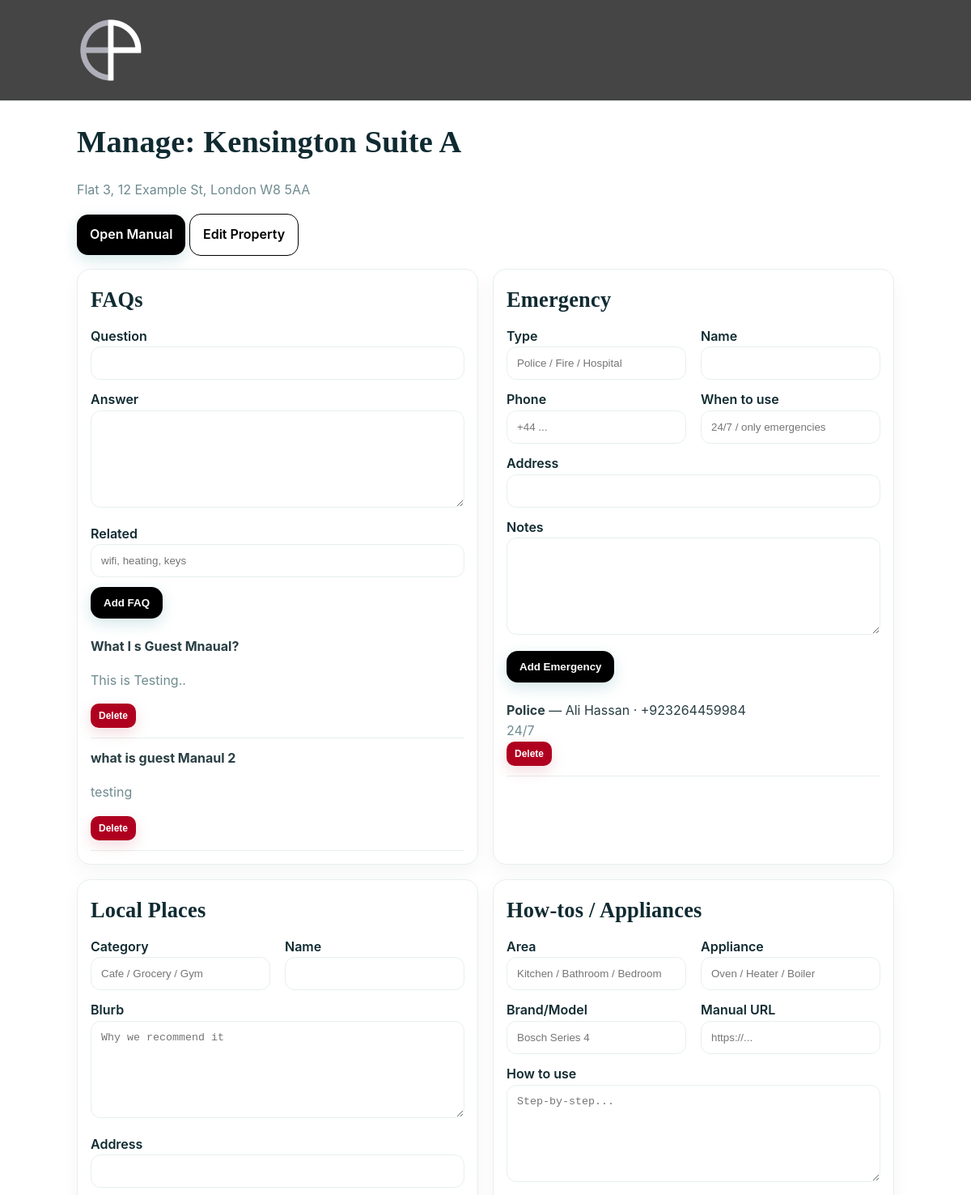
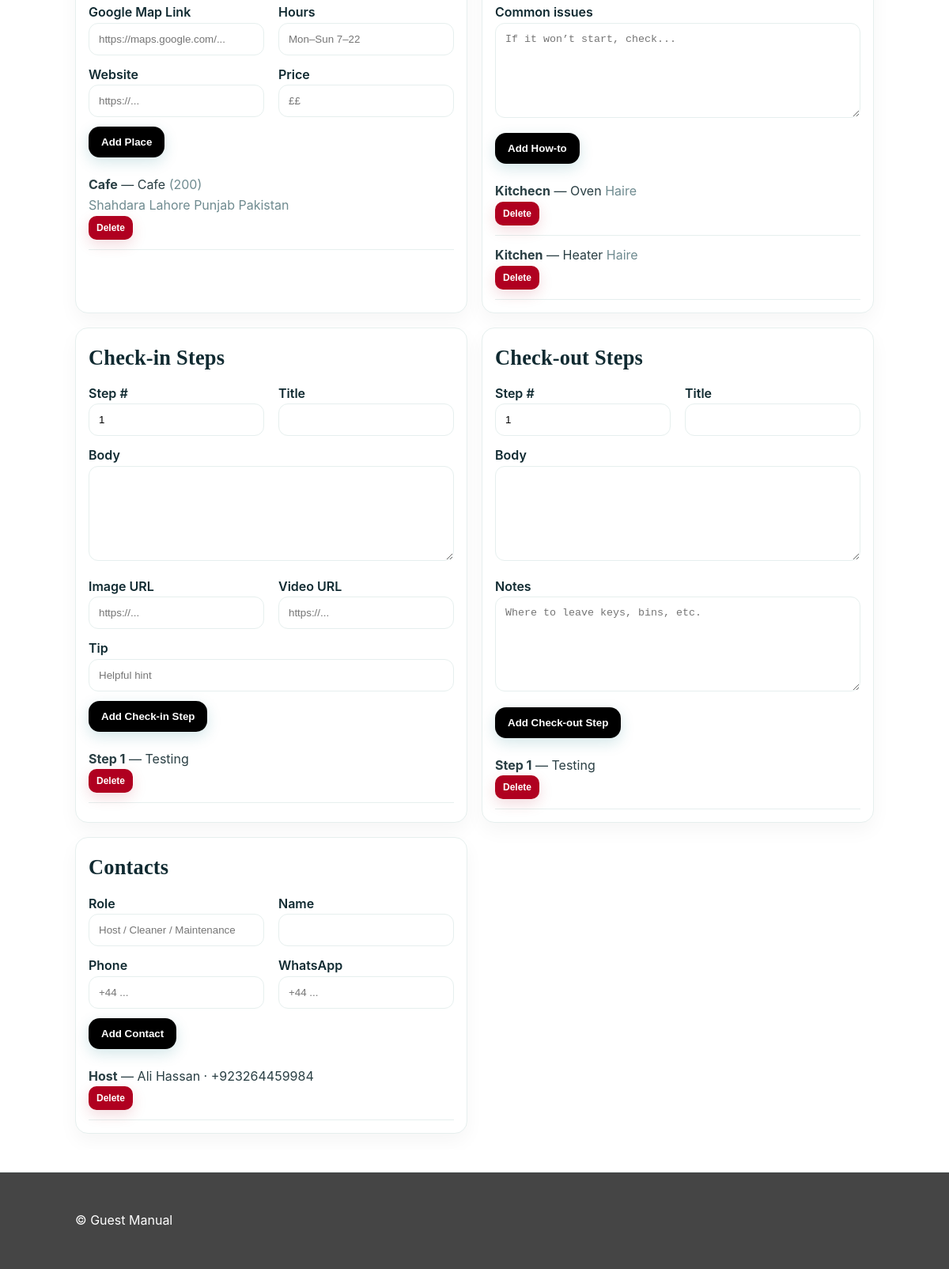
The page /admin/property/1/manage (signed in) on the database its author committed (2 pictures, top to bottom).
### models.py (models this page shows)
class Property(db.Model):
    id = db.Column(db.Integer, primary_key=True)
    slug = db.Column(db.String(120), unique=True, nullable=False)
    name = db.Column(db.String(200), nullable=False)
    address_display = db.Column(db.String(300))
    map_url = db.Column(db.String(500))
    checkin_time = db.Column(db.String(20))
    checkout_time = db.Column(db.String(20))
    wifi_ssid = db.Column(db.String(120))
    wifi_password = db.Column(db.String(120))
    parking = db.Column(db.Text)
    quiet_hours = db.Column(db.String(50))
    notes = db.Column(db.Text)
    hero_url = db.Column(db.String(800))
    gallery_urls = db.Column(db.Text)
    instagram_url = db.Column(db.String(300))
    facebook_url  = db.Column(db.String(300))
    tiktok_url    = db.Column(db.String(300))
    whatsapp_url  = db.Column(db.String(300))
    phone_number  = db.Column(db.String(60))
    email_address = db.Column(db.String(120))
    contacts = db.relationship("Contact", backref="property", cascade="all, delete-orphan")
    rules = db.relationship("Rule", backref="property", cascade="all, delete-orphan")
    howtos = db.relationship("HowTo", backref="property", cascade="all, delete-orphan")
    issues = db.relationship("IssueFlow", backref="property", cascade="all, delete-orphan")
    emergencies = db.relationship("Emergency", backref="property", cascade="all, delete-orphan")
    locals = db.relationship("LocalPlace", backref="property", cascade="all, delete-orphan")
    checkin_steps = db.relationship("CheckinStep", backref="property", cascade="all, delete-orphan")
    checkout_steps = db.relationship("CheckoutStep", backref="property", cascade="all, delete-orphan")
    faqs = db.relationship("FAQ", backref="property", cascade="all, delete-orphan")
    messages = db.relationship("Message", backref="property", cascade="all, delete-orphan")
    views = db.relationship("PageView", backref="property", cascade="all, delete-orphan")

class FAQ(db.Model):
    id = db.Column(db.Integer, primary_key=True)
    q = db.Column(db.String(300))
    a = db.Column(db.Text)
    related = db.Column(db.String(200))
    prop_id = db.Column(db.Integer, db.ForeignKey("property.id"))

class Emergency(db.Model):
    id = db.Column(db.Integer, primary_key=True)
    etype = db.Column(db.String(50))
    name = db.Column(db.String(120))
    phone = db.Column(db.String(60))
    when = db.Column(db.Text)
    address = db.Column(db.String(300))
    notes = db.Column(db.Text)
    prop_id = db.Column(db.Integer, db.ForeignKey("property.id"))

class LocalPlace(db.Model):
    id = db.Column(db.Integer, primary_key=True)
    category = db.Column(db.String(50))
    name = db.Column(db.String(200))
    blurb = db.Column(db.Text)
    address = db.Column(db.String(300))
    map_link = db.Column(db.String(500))
    hours = db.Column(db.String(120))
    link = db.Column(db.String(500))
    price = db.Column(db.String(10))
    prop_id = db.Column(db.Integer, db.ForeignKey("property.id"))

class HowTo(db.Model):
    id = db.Column(db.Integer, primary_key=True)
    area = db.Column(db.String(120))
    appliance = db.Column(db.String(120))
    brand_model = db.Column(db.String(120))
    how = db.Column(db.Text)
    manual_url = db.Column(db.String(500))
    issues = db.Column(db.Text)
    prop_id = db.Column(db.Integer, db.ForeignKey("property.id"))

class CheckinStep(db.Model):
    id = db.Column(db.Integer, primary_key=True)
    step = db.Column(db.Integer)
    title = db.Column(db.String(200))
    body = db.Column(db.Text)
    image = db.Column(db.String(200))
    video = db.Column(db.String(200))
    tip = db.Column(db.Text)
    prop_id = db.Column(db.Integer, db.ForeignKey("property.id"))

class CheckoutStep(db.Model):
    id = db.Column(db.Integer, primary_key=True)
    step = db.Column(db.Integer)
    title = db.Column(db.String(200))
    body = db.Column(db.Text)
    notes = db.Column(db.Text)
    prop_id = db.Column(db.Integer, db.ForeignKey("property.id"))

class Contact(db.Model):
    id = db.Column(db.Integer, primary_key=True)
    role = db.Column(db.String(50))
    name = db.Column(db.String(120))
    phone = db.Column(db.String(60))
    whatsapp = db.Column(db.String(60))
    prop_id = db.Column(db.Integer, db.ForeignKey("property.id"))

### app.py (the view)
    @app.get("/admin/property/<int:pid>/manage")
    def admin_property_manage(pid):
        if not is_authed(): return redirect(url_for("admin_login"))
        p = Property.query.get_or_404(pid)
        return render_template("admin/property_manage.html", p=p)

### templates/admin/property_manage.html
{% extends "base.html" %}
{% block content %}
<h1>Manage: {{ p.name }}</h1>
<p class="muted">{{ p.address_display }}</p>
<p>
  <a class="btn" href="{{ url_for('property_home', slug=p.slug) }}" target="_blank">Open Manual</a>
  <a class="btn ghost" href="{{ url_for('admin_property_form', pid=p.id) }}">Edit Property</a>
</p>
<div class="grid two">
  <section class="card">
    <h2>FAQs</h2>
    <form method="post" action="{{ url_for('admin_add_faq', pid=p.id) }}" class="form">
      <label>Question <input name="q" required></label>
      <label>Answer <textarea name="a" required></textarea></label>
      <label>Related <input name="related" placeholder="wifi, heating, keys"></label>
      <button class="btn">Add FAQ</button>
    </form>
    <div class="list" style="margin-top:10px">
      {% for f in p.faqs %}
      <div class="item">
        <strong>{{ f.q }}</strong>
        <p class="muted">{{ f.a|truncate(160, True) }}</p>
        <form method="post" action="{{ url_for('admin_delete_faq', id=f.id) }}" onsubmit="return confirm('Delete FAQ?')">
          <button class="btn small danger">Delete</button>
        </form>
      </div>
      {% else %}<p class="muted">No FAQs yet.</p>{% endfor %}
    </div>
  </section>
  <section class="card">
    <h2>Emergency</h2>
    <form method="post" action="{{ url_for('admin_add_emergency', pid=p.id) }}" class="form">
      <div class="grid two">
        <label>Type <input name="etype" placeholder="Police / Fire / Hospital"></label>
        <label>Name <input name="name"></label>
      </div>
      <div class="grid two">
        <label>Phone <input name="phone" placeholder="+44 ..."></label>
        <label>When to use <input name="when" placeholder="24/7 / only emergencies"></label>
      </div>
      <label>Address <input name="address"></label>
      <label>Notes <textarea name="notes"></textarea></label>
      <button class="btn">Add Emergency</button>
    </form>
    <div class="list" style="margin-top:10px">
      {% for e in p.emergencies %}
      <div class="item">
        <strong>{{ e.etype }}</strong> — {{ e.name }} · {{ e.phone }}
        <div class="muted">{{ e.when }}</div>
        <form method="post" action="{{ url_for('admin_delete_emergency', id=e.id) }}" onsubmit="return confirm('Delete?')">
          <button class="btn small danger">Delete</button>
        </form>
      </div>
      {% else %}<p class="muted">No emergency entries yet.</p>{% endfor %}
    </div>
  </section>
  <section class="card">
    <h2>Local Places</h2>
    <form method="post" action="{{ url_for('admin_add_local', pid=p.id) }}" class="form">
      <div class="grid two">
        <label>Category <input name="category" placeholder="Cafe / Grocery / Gym"></label>
        <label>Name <input name="name"></label>
      </div>
      <label>Blurb <textarea name="blurb" placeholder="Why we recommend it"></textarea></label>
      <label>Address <input name="address"></label>
      <div class="grid two">
        <label>Google Map Link <input name="map_link" placeholder="https://maps.google.com/..."></label>
        <label>Hours <input name="hours" placeholder="Mon–Sun 7–22"></label>
      </div>
      <div class="grid two">
        <label>Website <input name="link" placeholder="https://..."></label>
        <label>Price <input name="price" placeholder="££"></label>
      </div>
      <button class="btn">Add Place</button>
    </form>
    <div class="list" style="margin-top:10px">
      {% for l in p.locals %}
      <div class="item">
        <strong>{{ l.category }}</strong> — {{ l.name }} <span class="muted">({{ l.price or '—' }})</span>
        <div class="muted">{{ l.address }}</div>
        <form method="post" action="{{ url_for('admin_delete_local', id=l.id) }}" onsubmit="return confirm('Delete?')">
          <button class="btn small danger">Delete</button>
        </form>
      </div>
      {% else %}<p class="muted">No local places yet.</p>{% endfor %}
    </div>
  </section>
  <section class="card">
    <h2>How-tos / Appliances</h2>
    <form method="post" action="{{ url_for('admin_add_howto', pid=p.id) }}" class="form">
      <div class="grid two">
        <label>Area <input name="area" placeholder="Kitchen / Bathroom / Bedroom"></label>
        <label>Appliance <input name="appliance" placeholder="Oven / Heater / Boiler"></label>
      </div>
      <div class="grid two">
        <label>Brand/Model <input name="brand_model" placeholder="Bosch Series 4"></label>
        <label>Manual URL <input name="manual_url" placeholder="https://..."></label>
      </div>
      <label>How to use <textarea name="how" placeholder="Step-by-step..."></textarea></label>
      <label>Common issues <textarea name="issues" placeholder="If it won’t start, check..."></textarea></label>
      <button class="btn">Add How-to</button>
    </form>
    <div class="list" style="margin-top:10px">
      {% for h in p.howtos %}
      <div class="item">
        <strong>{{ h.area }}</strong> — {{ h.appliance }} <span class="muted">{{ h.brand_model }}</span>
        <form method="post" action="{{ url_for('admin_delete_howto', id=h.id) }}" onsubmit="return confirm('Delete?')">
          <button class="btn small danger">Delete</button>
        </form>
      </div>
      {% else %}<p class="muted">No how-tos yet.</p>{% endfor %}
    </div>
  </section>
  <section class="card">
    <h2>Check-in Steps</h2>
    <form method="post" action="{{ url_for('admin_add_checkin', pid=p.id) }}" class="form">
      <div class="grid two">
        <label>Step # <input name="step" type="number" min="0" value="1"></label>
        <label>Title <input name="title"></label>
      </div>
      <label>Body <textarea name="body"></textarea></label>
      <div class="grid two">
        <label>Image URL <input name="image" placeholder="https://..."></label>
        <label>Video URL <input name="video" placeholder="https://..."></label>
      </div>
      <label>Tip <input name="tip" placeholder="Helpful hint"></label>
      <button class="btn">Add Check-in Step</button>
    </form>
    <div class="list" style="margin-top:10px">
      {% for s in p.checkin_steps|sort(attribute='step') %}
      <div class="item">
        <strong>Step {{ s.step }}</strong> — {{ s.title }}
        <form method="post" action="{{ url_for('admin_delete_checkin', id=s.id) }}" onsubmit="return confirm('Delete?')">
          <button class="btn small danger">Delete</button>
        </form>
      </div>
      {% else %}<p class="muted">No steps yet.</p>{% endfor %}
    </div>
  </section>
  <section class="card">
    <h2>Check-out Steps</h2>
    <form method="post" action="{{ url_for('admin_add_checkout', pid=p.id) }}" class="form">
      <div class="grid two">
        <label>Step # <input name="step" type="number" min="0" value="1"></label>
        <label>Title <input name="title"></label>
      </div>
      <label>Body <textarea name="body"></textarea></label>
      <label>Notes <textarea name="notes" placeholder="Where to leave keys, bins, etc."></textarea></label>
      <button class="btn">Add Check-out Step</button>
    </form>
    <div class="list" style="margin-top:10px">
      {% for s in p.checkout_steps|sort(attribute='step') %}
      <div class="item">
        <strong>Step {{ s.step }}</strong> — {{ s.title }}
        <form method="post" action="{{ url_for('admin_delete_checkout', id=s.id) }}" onsubmit="return confirm('Delete?')">
          <button class="btn small danger">Delete</button>
        </form>
      </div>
      {% else %}<p class="muted">No steps yet.</p>{% endfor %}
    </div>
  </section>
  <section class="card">
    <h2>Contacts</h2>
    <form method="post" action="{{ url_for('admin_add_contact', pid=p.id) }}" class="form">
      <div class="grid two">
        <label>Role <input name="role" placeholder="Host / Cleaner / Maintenance"></label>
        <label>Name <input name="name"></label>
      </div>
      <div class="grid two">
        <label>Phone <input name="phone" placeholder="+44 ..."></label>
        <label>WhatsApp <input name="whatsapp" placeholder="+44 ..."></label>
      </div>
      <button class="btn">Add Contact</button>
    </form>
    <div class="list" style="margin-top:10px">
      {% for c in p.contacts %}
      <div class="item">
        <strong>{{ c.role }}</strong> — {{ c.name }} · {{ c.phone }}
        <form method="post" action="{{ url_for('admin_delete_contact', id=c.id) }}" onsubmit="return confirm('Delete?')">
          <button class="btn small danger">Delete</button>
        </form>
      </div>
      {% else %}<p class="muted">No contacts yet.</p>{% endfor %}
    </div>
  </section>
</div>
{% endblock %}

### static/css/style.css (style rules this page uses)
:root { --primary:#000000; --ink:#102a31; --text:#2a3f44; --muted:#6f8b90; --paper:#ffffff; --canvas:#ffffff; --line:#e6efee; --accent:#e7f3f2 }
* { box-sizing:border-box }
html,body { margin:0;padding:0;max-width:100%;overflow-x:hidden }
body { font-family:"Inter",system-ui,-apple-system,Segoe UI,Roboto,Arial,sans-serif; color:var(--text);background:var(--canvas);line-height:1.6;font-size:16px }
h1,h2,h3 { color:var(--ink);letter-spacing:.2px;margin:0 0 12px;font-weight:700; font-family:ui-serif,Georgia,"Times New Roman",serif }
h1 { font-size:clamp(28px,3.2vw,40px) }
h2 { font-size:clamp(22px,2.2vw,28px) }
.muted { color:var(--muted) }
.container > * { max-width:100% }
.btn { display:inline-block;padding:12px 16px;border-radius:14px;background:var(--primary);color:#fff;text-decoration:none;border:none;cursor:pointer;font-weight:600;box-shadow:0 6px 18px rgba(14,124,134,.18) }
.btn.ghost { background:#fff;color:var(--primary);border:1px solid var(--primary);box-shadow:none }
.btn.small { padding:8px 10px;font-size:12px;border-radius:10px }
.btn.danger { background:#b00020;box-shadow:0 6px 18px rgba(176,0,32,.15) }
.card { background:var(--paper);border:1px solid var(--line);border-radius:16px;padding:16px;text-decoration:none;color:inherit;box-shadow:0 10px 24px rgba(0,0,0,.04);max-width:100% }
.grid { display:grid;gap:18px;grid-template-columns:repeat(auto-fill,minmax(260px,1fr)) }
.grid.two { grid-template-columns:repeat(2,1fr) }
.list .item { border-bottom:1px solid var(--line);padding:12px 0 }
.form label { display:block;margin-bottom:12px;font-weight:600;color:var(--ink) }
.form input,.form textarea { width:100%;padding:12px;border:1px solid var(--line);border-radius:12px;background:#fff;max-width:100% }
.form textarea { min-height:120px }
.small { font-size:13px }
.prose, .prose * , .wrap, .wrap * , .card p, .card .desc, .answer { overflow-wrap:anywhere; word-break:break-word; hyphens:auto; }

### rows shown on the page
Property: name "Kensington Suite A", address_display "Flat 3, 12 Example St, London W8 5AA"
FAQ: q "What I s Guest Mnaual?", a "This is Testing.."
FAQ: q "what is guest Manaul 2", a "testing"
Emergency: etype "Police", name "Ali Hassan", phone "+923264459984", when "24/7"
LocalPlace: category "Cafe", name "Cafe", price "200", address "Shahdara Lahore Punjab Pakistan"
HowTo: area "Kitchecn", appliance "Oven", brand_model "Haire"
HowTo: area "Kitchen", appliance "Heater", brand_model "Haire"
CheckinStep: step "1", title "Testing"
CheckoutStep: step "1", title "Testing"
Contact: role "Host", name "Ali Hassan", phone "+923264459984"

### other values the page prints
{{ config.APP_NAME }} "Guest Manual"
